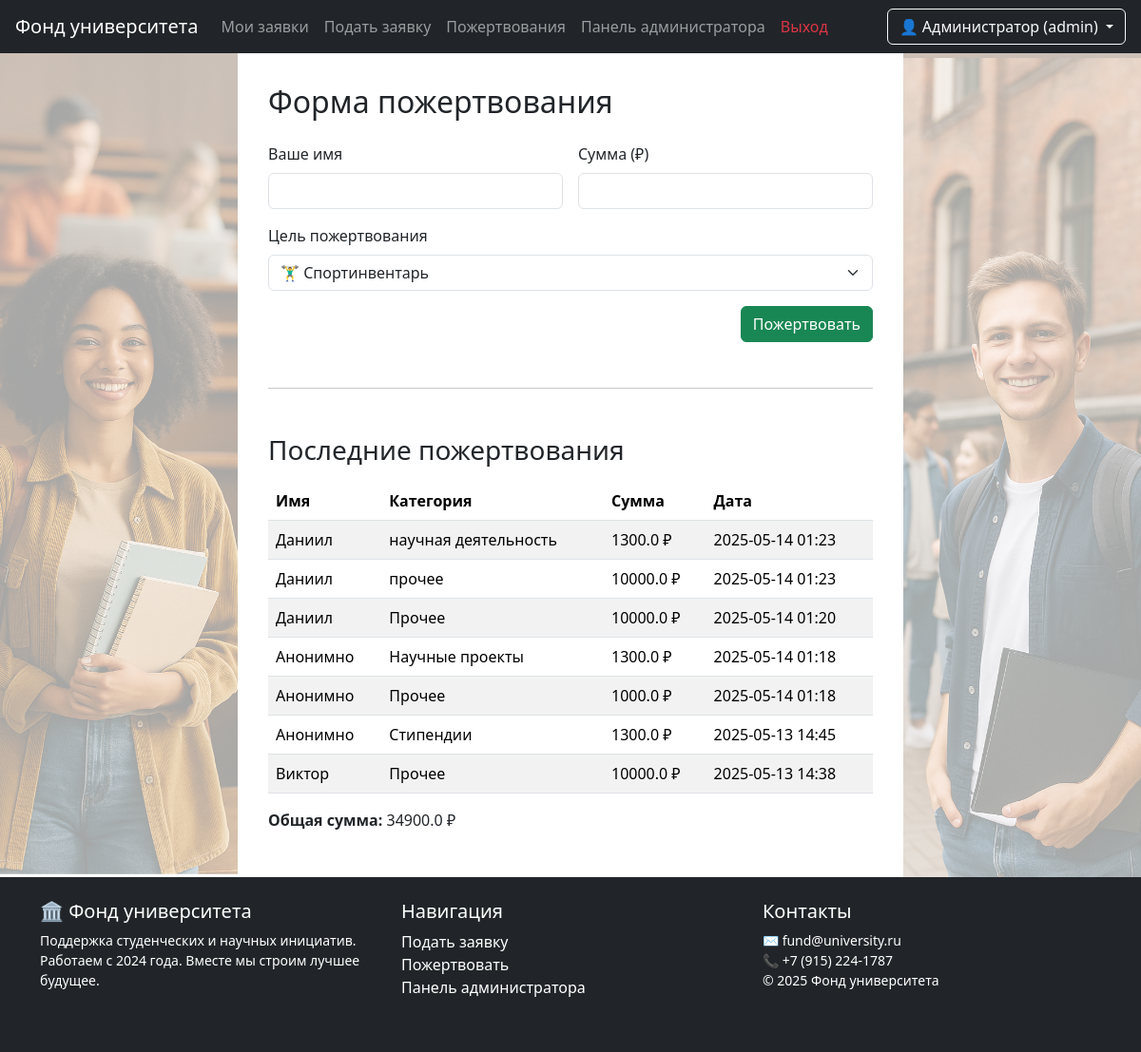
The app's page /donations (signed in) with its own data.
### tables this page shows
CREATE TABLE donations (
                id INTEGER PRIMARY KEY AUTOINCREMENT,
                donor_name TEXT,
                category TEXT,
                amount REAL,
                date TEXT
            );

### app.py (the view, shortened to what this page needs)
@app.route('/donations', methods=['GET', 'POST'])
def donations():
    if 'user' not in session:
        flash('Войдите в систему для доступа к пожертвованиям', 'danger')
        return redirect(url_for('login'))
    role = session['user']['role']
    conn = sqlite3.connect(DB_NAME)
    cursor = conn.cursor()
    cursor.execute('SELECT donor_name, category, amount, date FROM donations ORDER BY date DESC')
    all_donations = cursor.fetchall()
    cursor.execute('SELECT SUM(amount) FROM donations')
    total = cursor.fetchone()[0] or 0
    conn.close()
    return render_template(
        'donations.html',
        donations=all_donations,
        total=total,
        role=role,
        user=session.get('user')
    )

### templates/donations.html (shortened to what this page needs)
{% extends "layout.html" %}
{% block content %}
<h2 class="mb-4">Форма пожертвования</h2>
<form method="POST" class="row g-3">
  <div class="col-md-6">
    <label for="donor" class="form-label">Ваше имя</label>
    <input type="text" class="form-control" id="donor" name="donor" required>
  </div>
  <div class="col-md-6">
    <label for="amount" class="form-label">Сумма (₽)</label>
    <input type="number" class="form-control" id="amount" name="amount" step="0.01" min="1" required>
  </div>
  <div class="col-12">
    <label for="category" class="form-label">Цель пожертвования</label>
    <select id="category" name="category" class="form-select" required>
      <option value="прочее">🏋️‍♂️ Спортинвентарь</option>
    </select>
  </div>
  <div class="col-12 text-end">
    <button type="submit" class="btn btn-success">Пожертвовать</button>
  </div>
</form>
<hr class="my-5">
<h3>Последние пожертвования</h3>
<table class="table table-striped mt-3">
  <thead>
    <tr>
      <th>Имя</th>
      <th>Категория</th>
      <th>Сумма</th>
      <th>Дата</th>
    </tr>
  </thead>
  <tbody>
    {% for donor, category, amount, date in donations %}
    <tr>
      <td>{{ donor }}</td>
      <td>{{ category }}</td>
      <td>{{ amount }} ₽</td>
      <td>{{ date }}</td>
    </tr>
    {% endfor %}
  </tbody>
</table>
<p class="mt-3"><strong>Общая сумма:</strong> {{ total }} ₽</p>
{% endblock %}

### templates/layout.html (style rules this page uses)
html, body { height: 100%; margin: 0; }

### records on screen
donations: donor_name "Даниил", category "научная деятельность", amount "1300.0", date "2025-05-14 01:23"
donations: donor_name "Даниил", category "прочее", amount "10000.0", date "2025-05-14 01:23"
donations: donor_name "Даниил", category "Прочее", amount "10000.0", date "2025-05-14 01:20"
donations: donor_name "Анонимно", category "Научные проекты", amount "1300.0", date "2025-05-14 01:18"
donations: donor_name "Анонимно", category "Прочее", amount "1000.0", date "2025-05-14 01:18"
donations: donor_name "Анонимно", category "Стипендии", amount "1300.0", date "2025-05-13 14:45"
donations: donor_name "Виктор", category "Прочее", amount "10000.0", date "2025-05-13 14:38"

### other values on screen
{{ user.name }} "Администратор"
{{ user.role }} "admin"
{{ total }} "34900.0"
